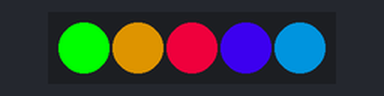
The sketch below on a simulated Arduino Uno, built with avr-gcc and run on an emulated ATmega328P. Shown: 5 RGB LEDs in strip order, left to right.

Above: at 0.1 s.
At 5.51 s:
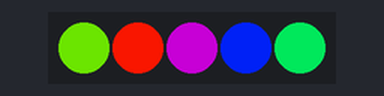
At 10.92 s:
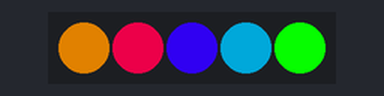
At 19.95 s:
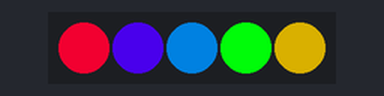
At 28.37 s:
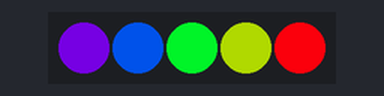
At 39.79 s:
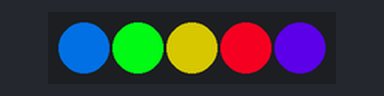
Timing chart, 0 to 40.0 s (numbered marks = the images above):
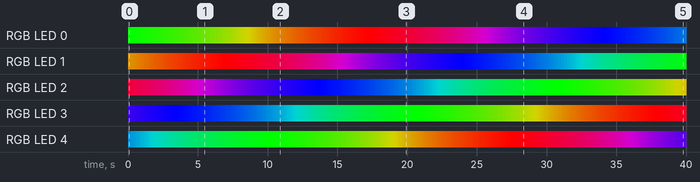

Measured:
- by itself, RGB LED 0: off → RGB(0, 255, 0) at 0.00 s, → RGB(3, 252, 0) 0.20 s later, → RGB(6, 249, 0) 0.20 s later, → RGB(9, 246, 0) 0.20 s later, … (200 changes in this stretch)
- by itself, RGB LED 2: off → RGB(204, 0, 51) at 0.00 s, → RGB(201, 0, 54) 0.20 s later, → RGB(198, 0, 57) 0.20 s later, → RGB(195, 0, 60) 0.20 s later, … (199 changes in this stretch)

The sketch:

NeoPixel_Test_Funcs.ino
```cpp
#include <Adafruit_NeoPixel.h>

#define PIN 6

// Parameter 1 = number of pixels in strip
// Parameter 2 = Arduino pin number (most are valid)
// Parameter 3 = pixel type flags, add together as needed:
//   NEO_KHZ800  800 KHz bitstream (most NeoPixel products w/WS2812 LEDs)
//   NEO_KHZ400  400 KHz (classic 'v1' (not v2) FLORA pixels, WS2811 drivers)
//   NEO_GRB     Pixels are wired for GRB bitstream (most NeoPixel products)
//   NEO_RGB     Pixels are wired for RGB bitstream (v1 FLORA pixels, not v2)
Adafruit_NeoPixel strip = Adafruit_NeoPixel(5, PIN, NEO_GRB + NEO_KHZ800);

// IMPORTANT: To reduce NeoPixel burnout risk, add 1000 uF capacitor across
// pixel power leads, add 300 - 500 Ohm resistor on first pixel's data input
// and minimize distance between Arduino and first pixel.  Avoid connecting
// on a live circuit...if you must, connect GND first.

int fadeControl = 255;//will hold the current brightness level
int fadeDirection = -1;//change sigen to fade up or down
int fadeStep = 10;//delay between updates

void setup()
{ //Serial.begin(9600);
  strip.begin();
  strip.show(); // Initialize all pixels to 'off'
}

void loop()
{
  colorWipe(strip.Color(0, 255, 0), 50); // Green
  //strip.show();
  //delay(1000);


}

void colorWipe(uint32_t c, uint8_t wait) {
  for (uint16_t i = 0; i < strip.numPixels(); i++)
  {
    rainbowCycle(200);
    strip.setBrightness(20);//set the pixel brightness
    strip.show();
    fadeControl = fadeControl + fadeDirection;//increment the brightness value
    if (fadeControl < 0 || fadeControl > 255)
      //If the brightness value has gone past its limits...
    {
      fadeDirection = fadeDirection * -1;//change the direction...
      fadeControl = fadeControl + fadeDirection;//...and start back.
    }
    delay(fadeStep);//wait a bit before doing it again.
    //strip.setPixelColor(i, c);
    //strip.setPixelColor(4, strip.Color(86, 125, 175));
    //strip.show();

  }
}


// Input a value 0 to 255 to get a color value.
// The colours are a transition r - g - b - back to r.
uint32_t Wheel(byte WheelPos) {
  if (WheelPos < 85) {
    return strip.Color(WheelPos * 3, 255 - WheelPos * 3, 0);
  } else if (WheelPos < 170) {
    WheelPos -= 85;
    return strip.Color(255 - WheelPos * 3, 0, WheelPos * 3);
  } else {
    WheelPos -= 170;
    return strip.Color(0, WheelPos * 3, 255 - WheelPos * 3);
  }
}

void Fadecolors(uint8_t wait)
{
  uint16_t r = 0;
  uint16_t g = 0;
  uint16_t b = 0;
  for (uint16_t i = 0; i < strip.numPixels(); i++)
  {
    strip.setPixelColor(i, r, g, b);//set the pixel colour
    delay(wait);
    for (r = 0; r < 255; r++)
    {
      break;
    }
  }
}

void rainbowCycle(uint8_t wait)
{
  uint16_t i, j;

  for (j = 0; j < 256 * 5; j++) { // 5 cycles of all colors on wheel
    for (i = 0; i < strip.numPixels(); i++) {
      strip.setPixelColor(i, Wheel(((i * 256 / strip.numPixels()) + j) & 255));
    }
    strip.show();
    delay(wait);
  }
}
```
